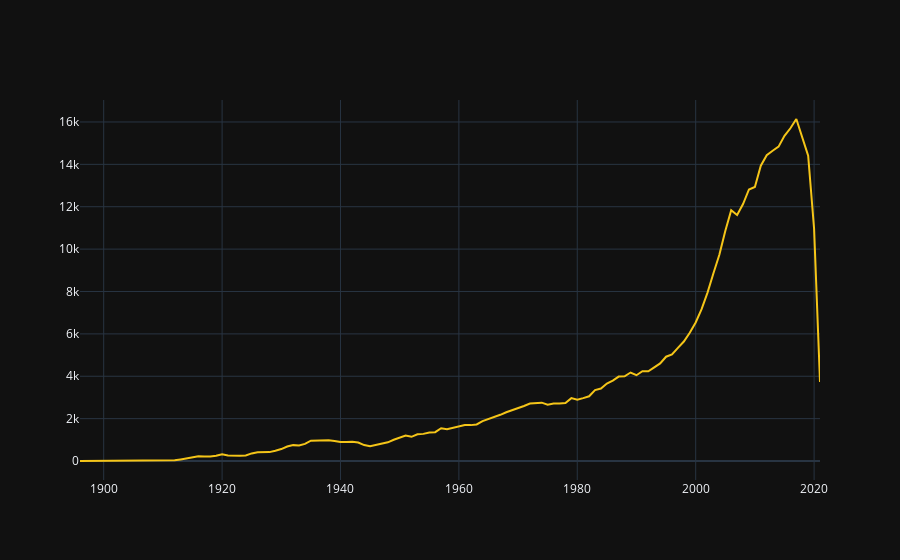

Notebook code for this chart:
### Code cell
## Most common genre per year
## Usually dramas

most_common_genre = pd.merge(
    df.groupby(["startYear", "main_genre"]).agg(Count=("main_genre", "count")).reset_index(),
    df.groupby(["startYear", "main_genre"]).agg(Count=("main_genre", "count")).reset_index().groupby("startYear")["Count"].max().reset_index(),
    on=["startYear", "Count"],
    how="right")
films_year = df.groupby("startYear").agg(Count=("tconst", "count"))

groupby = pd.merge(most_common_genre, films_year, on="startYear", how="left")

fig = go.Figure()

# Mean line
fig.add_trace(go.Scatter(
    name="Mean Rating",
    x=groupby["startYear"],
    y=groupby["Count_y"],
    line_color='rgba(245,197,24,1)',
    showlegend=False,
    hovertext="Most common genre this year: " + groupby["main_genre"] + " (" + groupby["Count_x"].astype("str") + ")"
))
fig.show()

### Figure 1 — Plotly figure (JSON) as saved in the notebook; plotly's stock layout.template omitted (floating-point values rounded to 4 significant figures; data arrays with more than 128 entries replaced by an {"elided": "..."} marker saying what was removed)
{"data": [{"hovertext": {"elided": "130 str values"}, "line": {"color": "rgba(245,197,24,1)"}, "name": "Mean Rating", "showlegend": false, "type": "scatter", "x": {"elided": "130 int values"}, "y": {"elided": "130 int values"}}], "layout": {}}
